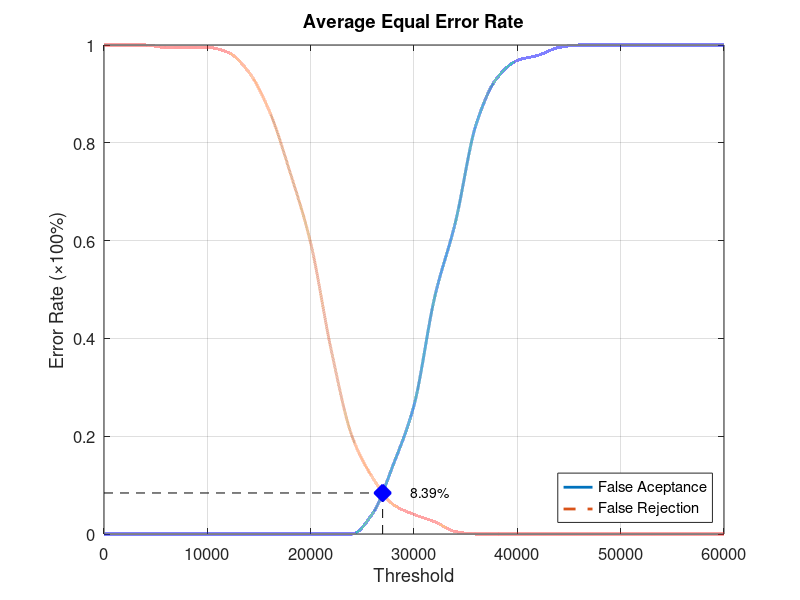
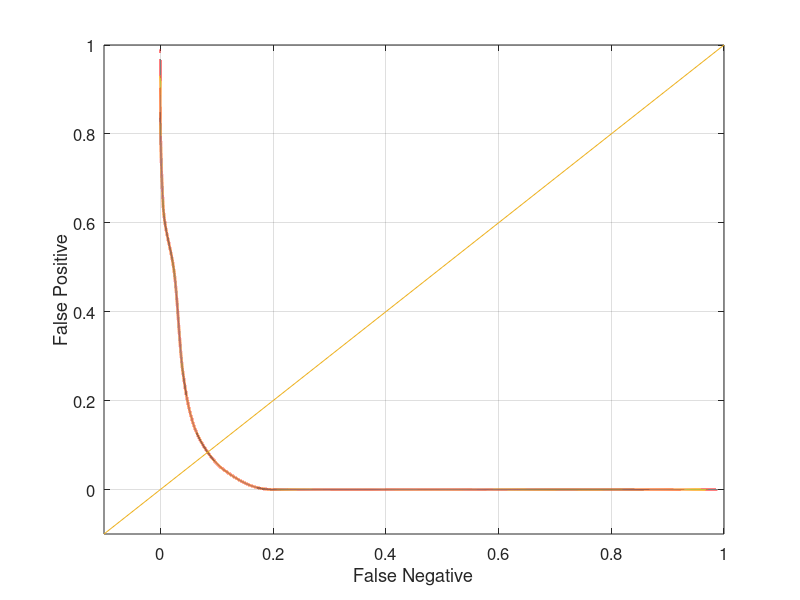

Recreate these plots in MATLAB, in order.
function yEER = Database1_3
close all;
clear;
clc;
x = 0:2000:60000;
xq = 0:0.5:60000;

y0 = [0 0 0 0 0 0 0 0 0 0 0 0 0 0.0421053 0.142105 0.263158 0.484211 0.636842 0.836842 0.931579 0.968421 0.978947 0.994737 1 1 1 1 1 1 1 1];
yy0 = interp1(x, y0, xq, 'pchip');
y1 = [1 1 1 0.995 0.995 0.995 0.985 0.945 0.865 0.74 0.595 0.375 0.2 0.115 0.06 0.04 0.025 0.005 0 0 0 0 0 0 0 0 0 0 0 0 0];
yy1 = interp1(x, y1, xq, 'pchip');

% Calculating EER: 
y2 = abs(y0 - y1);
find(y2 == min(y2))
yy2 = abs(yy0 - yy1);
xEER = find(yy2 == min(yy2));
xEERIndex = xq(xEER) % X-axis EER
yEER = yy0(xEER) % Y-axis EER

main = figure
plot(xq, yy0,'-','LineWidth', 2);	hold on
plot(xq, yy1,'--','LineWidth', 2);	hold on
plot([xEERIndex xEERIndex], [0 yEER], 'k--');	hold on
plot([0 xEERIndex], [yEER yEER], 'k--');	hold on
plot(xEERIndex, yEER, 'bx', 'LineWidth', 10);	hold on
text(xEERIndex + 10 * xEERIndex / 100, yEER, [num2str(round((10000 * yEER)) / 100) '%'])
legend('False Aceptance', 'False Rejection', 'Location', 'SouthEast')
xlabel('Threshold')
ylabel('Error Rate (\times100%)')
title('Average Equal Error Rate')
set(gca, 'FontSize', 12)
axis([0 60000 0 1])
grid on

print(main, 'Database1_3Main', '-dpng');
FNRxFPR = figure('Color', [1 1 1]);
plot(yy1, yy0, '-', yy1, yy0, 'LineWidth', 2);
hold on
y = -0.1:0.1:1
plot(y, y); 
set(gca, 'FontSize', 12)
xlabel('False Negative')
ylabel('False Positive')
axis([-0.1 1 -0.1 1])
set(gca, 'FontSize', 12)
grid on

print(FNRxFPR, 'Database1_3FNRxFPR','-dpng');
end
